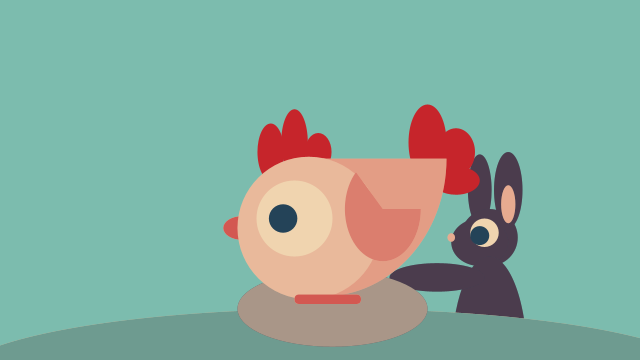
Frame 1 (no input)
Frame 60 (the mouse pressed at the canvas centre just before this capture): identical to frame 1, image omitted
Frame 120 (the mouse held since frame 60 and released just before this capture): identical to frame 1, image omitted

The Processing sketch that drew this single still picture (run headless with seeded random() and noise(); from frame 60 on, the mouse is pressed at the canvas centre):

// Processing sketch: processing_145627
// ── processing_145627.pde

void setup() {
  size(640, 360); //x, y
}

void draw() {
  
  background (124, 188, 174);

  scale(1.9*0.5);

  noStroke();

  //Hase, Ohren, außen
  fill(36, 67, 88); //dunkelblau
  ellipse (535, 200, 30, 80);
  fill(198, 37, 43, 60); //rot
  ellipse (535, 200, 30, 80);

  fill(36, 67, 88); //dunkelblau
  ellipse (505, 200, 25, 75);
  fill(198, 37, 43, 60); //rot
  ellipse (505, 200, 25, 75);

  //Hase, Kopf
  fill(36, 67, 88); //dunkelblau
  ellipse (515, 250, 60, 60);
  fill(198, 37, 43, 60); //rot
  ellipse (515, 250, 60, 60);

  fill(36, 67, 88); //dunkelblau
  ellipse (505, 255, 60, 50);
  fill(198, 37, 43, 60); //rot
  ellipse (505, 255, 60, 50);

  //Hase, Ohren, innen
  fill (240, 212, 175); //beige
  ellipse (535, 215, 15, 40);
  fill(198, 37, 43, 60); //rot
  ellipse (535, 215, 15, 40);

  //Hase, Auge
  fill(240, 212, 175); //beige
  ellipse (510, 245, 30, 30);
  fill(36, 67, 88); //dunkelblau
  ellipse (505, 248, 20, 20);

  //Hase, Nase
  fill (240, 212, 175); //beige
  ellipse (475, 250, 8, 9);
  fill(198, 37, 43, 60); //rot
  ellipse (475, 250, 8, 9);

  //Hase, Körper
  fill(36, 67, 88); //dunkelblau
  ellipse (515, 380, 80, 220);
  fill(198, 37, 43, 60); //rot
  ellipse (515, 380, 80, 220);

  //Hase, Arm
  fill(36, 67, 88); //dunkelblau
  ellipse (460, 292, 100, 30);
  fill(198, 37, 43, 60); //rot
  ellipse (460, 292, 100, 30);

  //Boden
  fill (240, 212, 175); //r, g, b, alpha //beige
  ellipse (350, 400, 800, 150); //x, y, Breite, Höhe
  fill(74, 139, 135, 200); //mittelblau
  ellipse (350, 400, 800, 150); //x, y, Breite, Höhe

  //Nest
  fill(36, 67, 88); //dunkelblau
  ellipse (350, 325, 200, 80);
  fill(198, 37, 43, 50); //rot
  ellipse (350, 325, 200, 80);
  fill(240, 212, 175, 150); //beige
  ellipse (350, 325, 200, 80);

  //Huhn, Schnabel
  fill(240, 212, 175); //beige
  ellipse (255, 240, 40, 25);
  //ellipse (154, 258, 20, 10);
  fill(198, 37, 43, 180); //rot
  ellipse (255, 240, 40, 25);
  //ellipse (154, 258, 20, 10);

  //Huhn, Kamm
  fill(198, 37, 43); //rot
  ellipse (285, 160, 28, 60);
  ellipse (310, 150, 28, 70);
  ellipse (335, 160, 28, 40);

  //Huhn, Schwanzfedern
  fill(198, 37, 43); //rot
  ellipse (450, 150, 40, 80);
  ellipse (480, 160, 40, 50);
  ellipse (480, 190, 50, 30);

  //Huhn, Körper
  fill(240, 212, 175); //beige
  arc(340, 167, 260, 290, 0, HALF_PI); //x, y, weite, höhe, start, stop
  fill(198, 37, 43, 80); //rot
  arc(340, 167, 260, 290, 0, HALF_PI);

  //Huhn, Kopf
  fill(240, 212, 175); //beige
  ellipse (325, 240, 150, 150);
  fill(198, 37, 43, 40); //rot
  ellipse (325, 240, 150, 150);

  //Huhn, Auge, offen
  fill(240, 212, 175); //beige
  ellipse (310, 230, 80, 80);
  fill(36, 67, 88); //dunkelblau
  ellipse (298, 230, 30, 30);

  //Fuß
  fill(240, 212, 175); //beige
  rect (310, 310, 70, 10, 10); //x, y, weite, höhe, runde Ecken
  fill(198, 37, 43, 180); //rot
  rect (310, 310, 70, 10, 10); //x, y, weite, höhe, runde Ecken
  
  float QUARTER_PI = PI/4;
  //Huhn, Flügel
  fill(240, 212, 175); //beige
  arc(403, 220, 80, 110, 0, PI+QUARTER_PI); //x, y, weite, höhe, start, stop, mode
  fill(198, 37, 43, 125); //rot
  arc(403, 220, 80, 110, 0, PI+QUARTER_PI);
}
